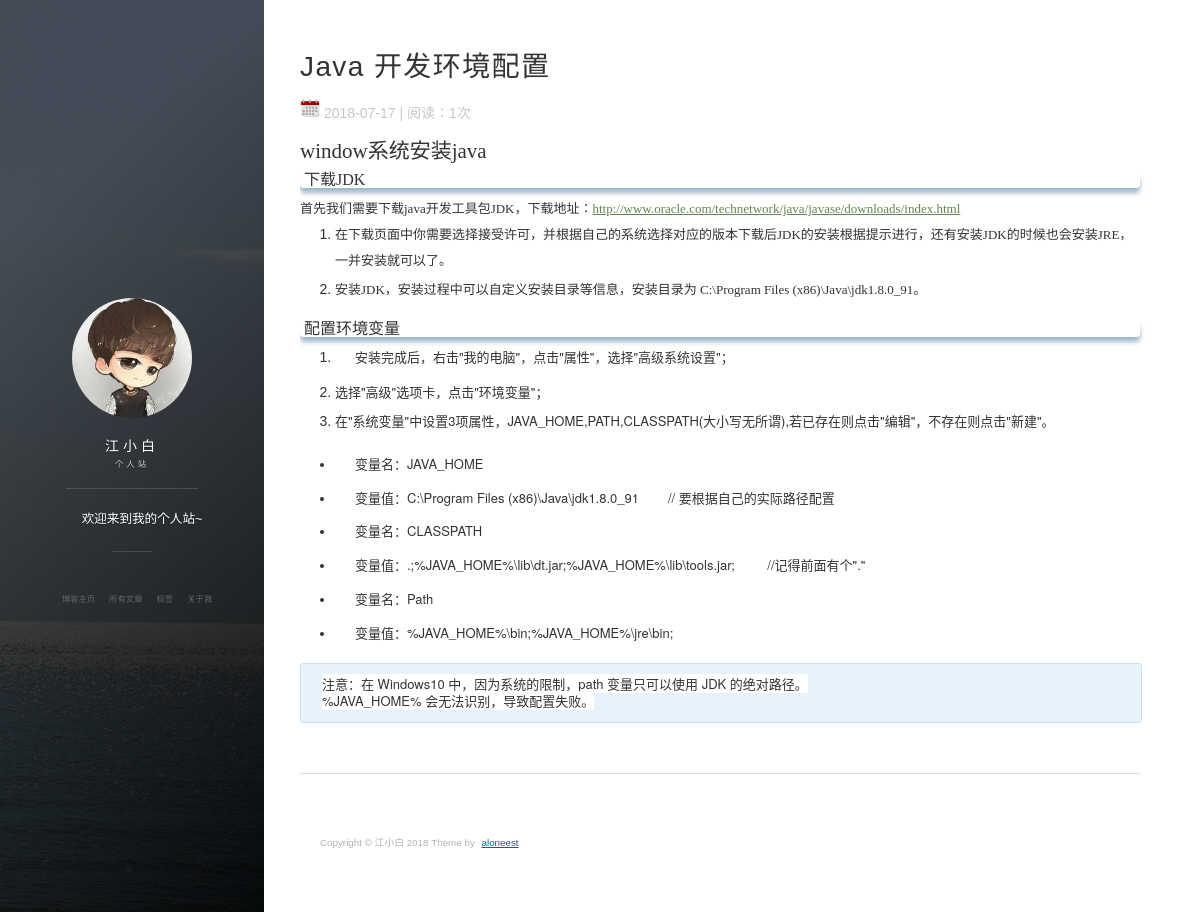
The page /1 on the database its author committed.
### blog/models.py (models this page shows, shortened)
class Blog(models.Model):
    title = models.CharField(u'标题', max_length=30)
    content = UEditorField('文章', imagePath="uploadimg/", toolbars='besttome', filePath='upload/', blank=True)
    author = models.ForeignKey(User, on_delete=models.DO_NOTHING)
    created_time = models.DateTimeField(u'创建时间', auto_now_add=True)
    blog_type = models.ForeignKey(BlogType, on_delete=models.DO_NOTHING)

### blog/views.py (the view)
# urls.py: path('<int:id>', views.details, name="blog_detail"),
def details(request, id):
    context = {}
    context['blog'] = get_object_or_404(Blog, id=id)
    return render_to_response('frontend/details.html', context)

### templates/frontend/details.html (shortened to what this page needs)
{% extends 'base.html' %}
{%load staticfiles%}
{% block content %}
<article class="post-container post-container--single" itemscope="" itemtype="http://schema.org/BlogPosting">
    <header class="post-header">
        <h1 class="post-title">{{ blog.title }}</h1>
        <div class="post-meta">
            <img src="{% static 'images/calendar.png'%}" width="20px">
            <time datetime="2016-12-02 00:00:00 +0000" itemprop="datePublished" class="post-meta__date date">{{ blog.created_time|date:"Y-m-d" }}</time>
            <span id="busuanzi_container_page_pv" style="display: inline;"> | 阅读：<span id="busuanzi_value_page_pv">1</span>次</span>
        </div>
    </header>
    <section class="post">
        {{ blog.content|safe }}
    </section>
</article>
{% endblock %}

### static/css/main.css (style rules this page uses)
html, body, div, span, applet, object, iframe, h1, h2, h3, h4, h5, h6, p, blockquote, pre, a, abbr, acronym, address, big, cite, code, del, dfn, em, img, ins, kbd, q, s, samp, small, strike, strong, sub, sup, tt, var, b, u, i, center, dl, dt, dd, ol, ul, li, fieldset, form, label, legend, table, caption, tbody, tfoot, thead, tr, th, td, article, aside, canvas, details, embed, figure, figcaption, footer, header, hgroup, menu, nav, output, ruby, section, summary, time, mark, audio, video { margin: 0; padding: 0; border: 0; font-size: 100%; font: inherit; vertical-align: baseline; }
article, aside, details, figcaption, figure, footer, header, hgroup, menu, nav, section { display: block; }
body { line-height: 1; }
ol, ul { list-style: none; }
body { width: 100%; *zoom: 1; }
body:before, body:after { content: ""; display: table; }
body:after { clear: both; }
html, body { height: 100%; }
html { height: 100%; max-height: 100%; }
body { font-family: "ff-tisa-web-pro-1", "ff-tisa-web-pro-2", "Lucida Grande", "Hiragino Sans GB", "Hiragino Sans GB W3", "Microsoft YaHei", "WenQuanYi Micro Hei", sans-serif; font-size: 14px; color: #333; -webkit-font-smoothing: antialiased; }
a { text-decoration: none; color: #00688B; }
p a { margin-left: 4px; margin-right: 4px; text-decoration: underline; }
h1, h2, h3, h4, h5, h5 { margin-top: 1.0em; margin-bottom: .5em; font-family: "ff-tisa-web-pro-1", "ff-tisa-web-pro-2", "Lucida Grande", "Hiragino Sans GB", "Hiragino Sans GB W3", "Microsoft YaHei", "WenQuanYi Micro Hei", sans-serif; font-weight: lighter; color: #333333; -webkit-font-smoothing: antialiased; }
h1 { margin-top: 0; font-size: 2.0em; line-height: 1.2em; letter-spacing: .05em; }
h2 { font-size: 1.5em; }
h3 { font-size: 1.2em; text-indent: 4px; border-radius: 4px; padding: 6px 15px; margin-bottom: 20px; margin-top: 5px; background:#B9D3EE; box-shadow: 0px 5px 5px #9FB6CD; border-left: 6px solid #1874CD; position:relative; }
p { margin-bottom: 10px; margin-top: 5px; line-height: 1.7em; padding-left: 20px; }
ol, ul { margin: 0 0 1.3em 2.5em; }
ol li, ul li { margin: 0 0 .2em 0; line-height: 1.6em; }
ol { list-style-type: decimal; }
ul { list-style-type: disc; }
pre { margin-bottom: 1.3em; padding: 1em 2.5%; background: #e8f2fb; border: 1px solid #c9e1f6; border-radius: 3px; font-family: Consolas, Menlo, Monaco, Lucida Console, Liberation Mono, DejaVu Sans Mono, Bitstream Vera Sans Mono, Courier New, monospace, serif; font-size: .9em; font-weight: normal; line-height: 1.3em; overflow: scroll; }
.date, .time, .author { color: #c7c7c7; }
.post-meta { margin: 0; color: #c7c7c7; }
.post pre { width: 95%; overflow: auto; }
html { font-family: sans-serif; -ms-text-size-adjust: 100%; -webkit-text-size-adjust: 100% }
body { margin: 0 }

### rows shown on the page
Blog: title "Java 开发环境配置", created_time "2018-07-17", content "window系统安装java 下载JDK 首先我们需要下载java开发工具包JDK，下载地址： http://www.oracle.com/technetwork/java/javase/downloads/index.html 在下载页面中你需要选择接受许可，并根据自己的系统选择对应的版本 下载后JDK的安装根据提示进行，还有安装JDK的时候也会安装JRE，一并安装就可以了。 安装JDK，安装过程中可以自定义安装目录等信息，安装目录为 C:\\Program Files (x86)\\Java\\jdk1.8.0_91。 配置环境变量 安装完成后，右击\"我的电脑\"，点击\"属性\"，选择\"高级系统设置\"； 选择\"高级\"选项卡，点击\"环境变量\"； 在\"系统变量\"中设置3项属性，JAVA_HOME,PATH,CLASSPATH(大小写无所谓),若已存在则点击\"编辑\"，不存在则点击\"新建\"。 变量名：JAVA_HOME 变量值：C:\\Program Files (x86)\\Java\\jdk1.8.0_91 // 要根据自己的实际路径配置 变量名：CLASSPATH 变量值：.;%JAVA_HOME%\\lib\\dt.jar;%JAVA_HOME%\\lib\\tools.jar; //记得前面有个\".\" 变量名： Path 变量值： %JAVA_HOME%\\bin;%JAVA_HOME%\\jre\\bin; 注意：在 Windows10 中，因为系统的限制，path 变量只可以使用 JDK 的绝对路径。 %JAVA_HOME% 会无法识别，导致配置失败。"
